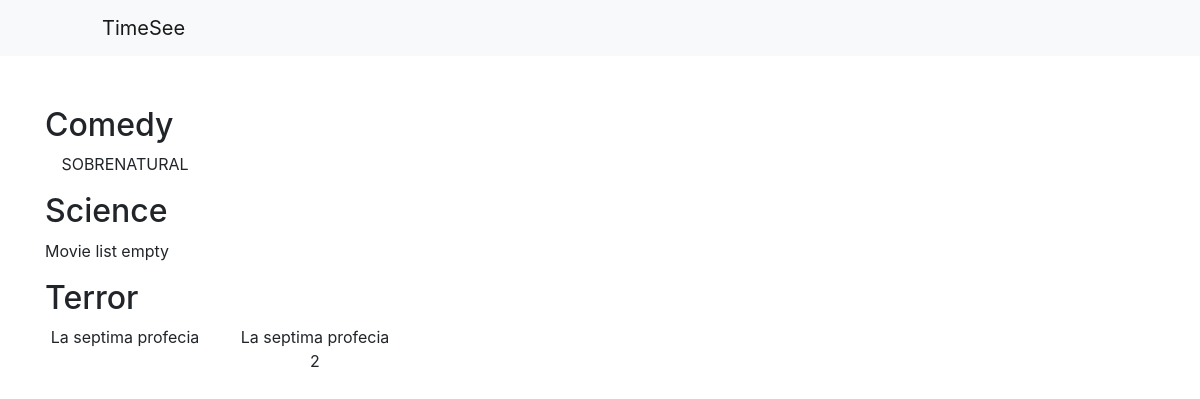
Page /movies/movies on the committed database.
### movies/models.py (models this page shows, shortened)
class Category(models.Model):
	name = models.CharField(max_length=30)
	class Meta:
		ordering = ['name']
		verbose_name_plural = "categories"

class Movie(models.Model):
	category = models.ForeignKey(Category, related_name="category", on_delete=models.CASCADE)
	name = models.CharField(max_length=30)
	link = models.TextField()
	image = models.TextField()
	synopsis = models.TextField()
	year = models.IntegerField()
	duration = models.DurationField()
	slug = models.SlugField(max_length=200, unique=True)
	class Meta:
		ordering = ['name']

### movies/views.py (the view)
# urls.py: url('movies', views.MoviesListView.as_view(), name="MoviesList"),
class MoviesListView(View):
	def get(self, request):
		template_name = 'movies/MoviesList.html'
		categories = Category.objects.all()
		ListOfMoviesByCategory = []
		for category in categories:
			ListOfMoviesByCategory.append({'category': category.name, 'movies': Movie.objects.filter(category=category)})
		context = {
			'ListOfMoviesByCategory': ListOfMoviesByCategory,
		}
		return render(request, template_name, context)

### movies/templates/movies/MoviesList.html (shortened to what this page needs)
{%extends 'base.html'%}
{%block content%}
	<div class="row">
		<div class="col-12">
		{%for MoviesByCategory in ListOfMoviesByCategory%}
			<h2>{{MoviesByCategory.category}}</h2>
			<div class="row">
			{%for movie in MoviesByCategory.movies%}
				<div class="col-4 col-sm-3 col-md-2">
					<p class="text-center">{{movie.name}}</p>
				</div>
			{%empty%}
				<div class="col-12">
					<p>Movie list empty</p>
				</div>
			{%endfor%}
			</div>
		{%endfor%}
		</div>
	</div>
{%endblock content%}

### rows in the picture
Category: category "Comedy"
Movie: name "SOBRENATURAL"
Category: category "Science"
Category: category "Terror"
Movie: name "La septima profecia"
Movie: name "La septima profecia 2"
